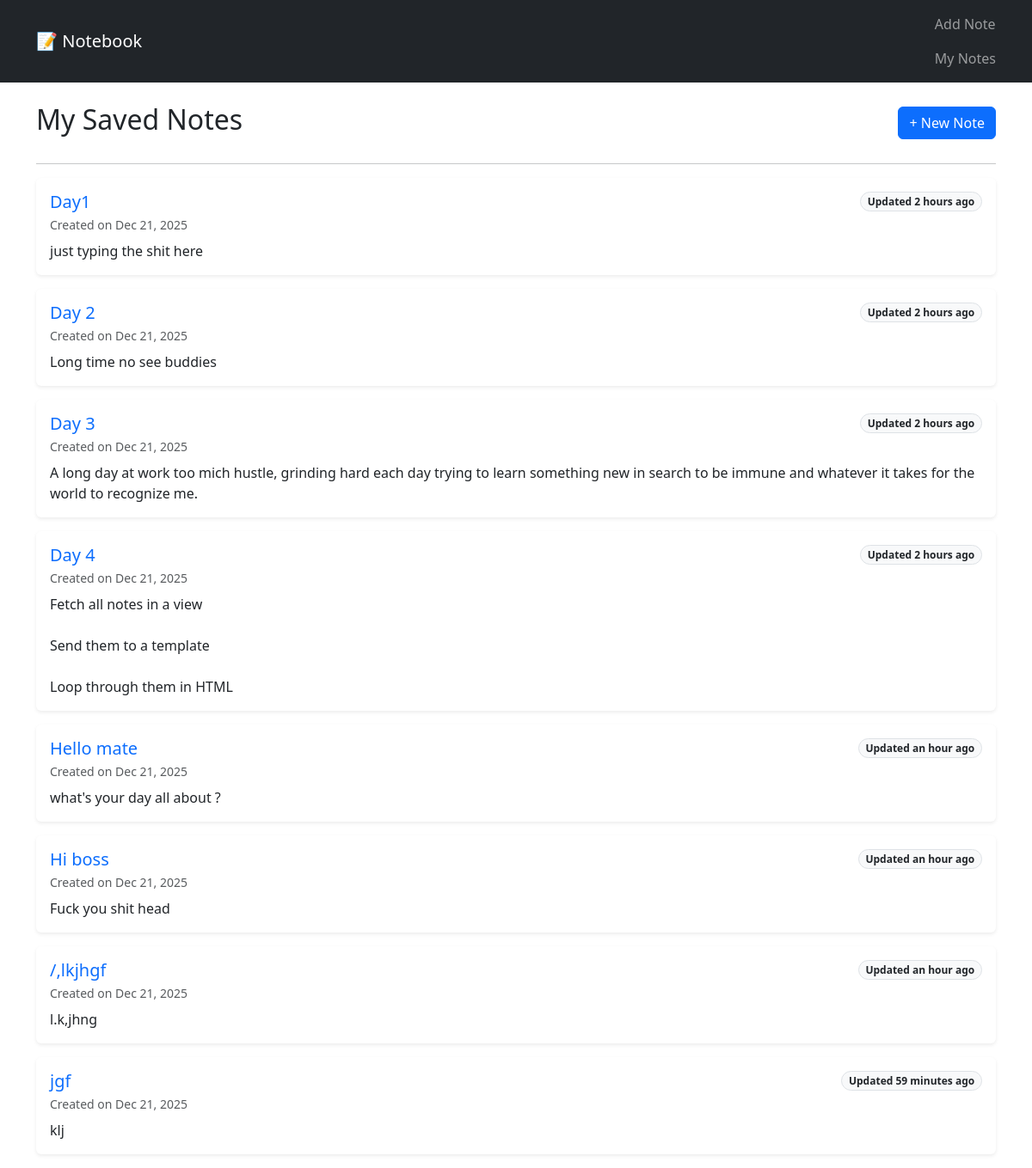
Page /list/ on the committed database.
### notes/models.py (models this page shows, shortened)
class Note(models.Model):
    title = models.CharField(max_length=200)
    content = models.TextField()
    created_at = models.DateTimeField(auto_now_add=True)
    updated_at = models.DateTimeField(auto_now=True)

### notes/views.py (the view)
# urls.py: path('list/', views.index, name='index'),
def index(request):
    all_notes = Note.objects.all()
    return render(request, 'notes/index.html', {'notes': all_notes})

### notes/templates/notes/index.html
{% extends 'notes/base.html' %}
{% load humanize %} {% block content %}
<div class="d-flex justify-content-between align-items-center mb-4">
    <h2>My Saved Notes</h2>
    <a href="{% url 'home' %}" class="btn btn-primary">+ New Note</a>
</div>
<hr>
<div class="row">
    {% for note in notes %}
        <div class="col-12 mb-3">
            <div class="card shadow-sm border-0">
                <div class="card-body">
                    <div class="d-flex justify-content-between align-items-start">
                        <h5 class="card-title text-primary mb-1">{{ note.title }}</h5>
                        <span class="badge rounded-pill bg-light text-dark border">
                            Updated {{ note.updated_at|naturaltime }}
                        </span>
                    </div>
                    <p class="text-muted small mb-2">Created on {{ note.created_at|date:"M d, Y" }}</p>
                    <p class="card-text" style="white-space: pre-wrap;">{{ note.content }}</p>
                </div>
            </div>
        </div>
    {% empty %}
        <div class="col-12 text-center py-5">
            <p class="text-muted">No notes found. Your notebook is empty!</p>
            <a href="{% url 'home' %}" class="btn btn-outline-primary">Create Your First Note</a>
        </div>
    {% endfor %}
</div>
{% endblock %}

### notes/templates/notes/base.html (shortened to what this page needs)
<!DOCTYPE html>
<html>
<head>
    <link href="https://cdn.jsdelivr.net/npm/bootstrap@5.3.0/dist/css/bootstrap.min.css" rel="stylesheet">
</head>
<body>
    <nav class="navbar navbar-dark bg-dark mb-4">
        <div class="container">
            <a class="navbar-brand" href="{% url 'home' %}">📝 Notebook</a>
            <div class="navbar-nav">
                <a class="nav-link" href="{% url 'home' %}">Add Note</a>
                <a class="nav-link" href="{% url 'index' %}">My Notes</a>
            </div>
        </div>
    </nav>
    <div class="container">
        {% block content %} {% endblock %} </div>
</body>
</html>

### rows in the picture
Note: title "Day1", updated_at "2 hours ago", created_at "Dec 21, 2025", content "just typing the shit here"
Note: title "Day 2", updated_at "2 hours ago", created_at "Dec 21, 2025", content "Long time no see buddies"
Note: title "Day 3", updated_at "2 hours ago", created_at "Dec 21, 2025", content "A long day at work too mich hustle, grinding hard each day trying to learn something new in search to be immune and whatever it takes for the world to recognize me."
Note: title "Day 4", updated_at "2 hours ago", created_at "Dec 21, 2025", content "Fetch all notes in a view Send them to a template Loop through them in HTML"
Note: title "Hello mate", updated_at "an hour ago", created_at "Dec 21, 2025", content "what's your day all about ?"
Note: title "Hi boss", updated_at "an hour ago", created_at "Dec 21, 2025", content "Fuck you shit head"
Note: title "/,lkjhgf", updated_at "an hour ago", created_at "Dec 21, 2025", content "l.k,jhng"
Note: title "jgf", updated_at "59 minutes ago", created_at "Dec 21, 2025", content "klj"
